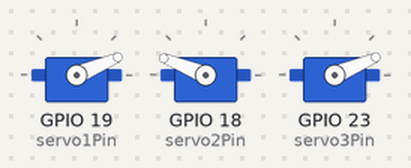
Bench run of a sketch on a simulated ESP32. Shown: 3 × servo.

Above: at 3.15 s.
At 12.05 s:
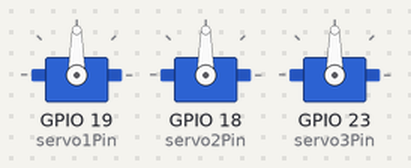
At 21.05 s:
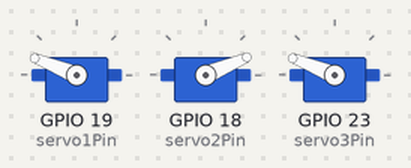
Timing chart, 0 to 26.5 s (numbered marks = the images above):
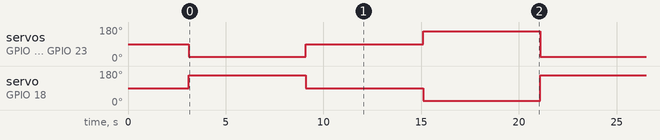

The sketch:

test1.ino
```cpp
#include <ESP32Servo.h>
#include <ESP32PWM.h>


//ESP32の注意点として、書き込み時にBootボタンを押さないとコンパイルエラーが出ることがある


// Your WiFi credentials.
// Set password to "" for open networks.

//servo1:右スラスタ、正方向で後退
//servo2:前方スラスタ、正方向で前進
//servo3:左スラスタ正方向で後退
Servo servo1;
Servo servo2;
Servo servo3;
const int maxUs = 1900;
const int minUs = 1100;
const int servo1Pin = 19;//表記はGPIO12
const int servo1Period = 50;
const int servo2Pin = 18;//表記は13
const int servo2Period = 50;
const int servo3Pin = 23;//表記は13
const int servo3Period = 50;
int servo1Us = 1500;
int servo2Us = 1500;
int servo3Us = 1500;

int turnClockAmount = 0;
int forwardAmount = 0;
float turnStrength = 0.5;
float forwardStrength = -0.7;


//アプリ側でVirtual Pinに書き込みがあるたびに呼ばれる関数
//paramがV6に書き込まれたデータで、asInt()でInt型として処理 asFloatとかも色々ある
//BLYNK_WRITE(V6)
//{
//  int dutycycle = param.asInt();
//  ledcWrite(led_channel, dutycycle);
//}

int curve1(int x)
{
  return 1500 + round(turnStrength*x);
}

int curve2(int x)
{
  return 1500 - round(forwardStrength*x);
}

void servoLoop()
{
  servo1Us = curve1(turnClockAmount);
  servo2Us = curve1(-turnClockAmount);
  servo3Us = curve2(forwardAmount);
  servo1.writeMicroseconds(servo1Us);
  servo2.writeMicroseconds(servo2Us);
  servo3.writeMicroseconds(servo3Us);
}

void setup()
{
  delay(100);
  // Debug console
  Serial.begin(9600);
  ESP32PWM::allocateTimer(0);
  ESP32PWM::allocateTimer(1);
  ESP32PWM::allocateTimer(2);
  ESP32PWM::allocateTimer(3);
  servo1.setPeriodHertz(servo1Period);
  servo1.attach(servo1Pin, minUs, maxUs);

  servo2.setPeriodHertz(servo2Period);
  servo2.attach(servo2Pin, minUs, maxUs);

  servo3.setPeriodHertz(servo3Period);
  servo3.attach(servo3Pin, minUs, maxUs);

  delay(3000);

  servo1.writeMicroseconds(1500);
  servo2.writeMicroseconds(1500);
  servo3.writeMicroseconds(1500);

}

void loop()
{
  //前進するはず？
  servo1.writeMicroseconds(1200);
  servo2.writeMicroseconds(1800);
  servo3.writeMicroseconds(1200);

  delay(6000);

  //停止
  servo1.writeMicroseconds(1500);
  servo2.writeMicroseconds(1500);
  servo3.writeMicroseconds(1500);

  delay(6000);

  //後退するはず？
  servo1.writeMicroseconds(1800);
  servo2.writeMicroseconds(1200);
  servo3.writeMicroseconds(1800);

  delay(6000);

  //停止
  servo1.writeMicroseconds(1500);
  servo2.writeMicroseconds(1500);
  servo3.writeMicroseconds(1500);

}
```

Measured:
- by itself, servo on GPIO 19 (servo1Pin), servo on GPIO 23 (servo3Pin): repeats every 18.0 s: 90° 6.0 s, 158° 6.0 s, 23° 6.0 s
- by itself, servo on GPIO 18 (servo2Pin): repeats every 18.0 s: 90° 6.0 s, 23° 6.0 s, 158° 6.0 s
